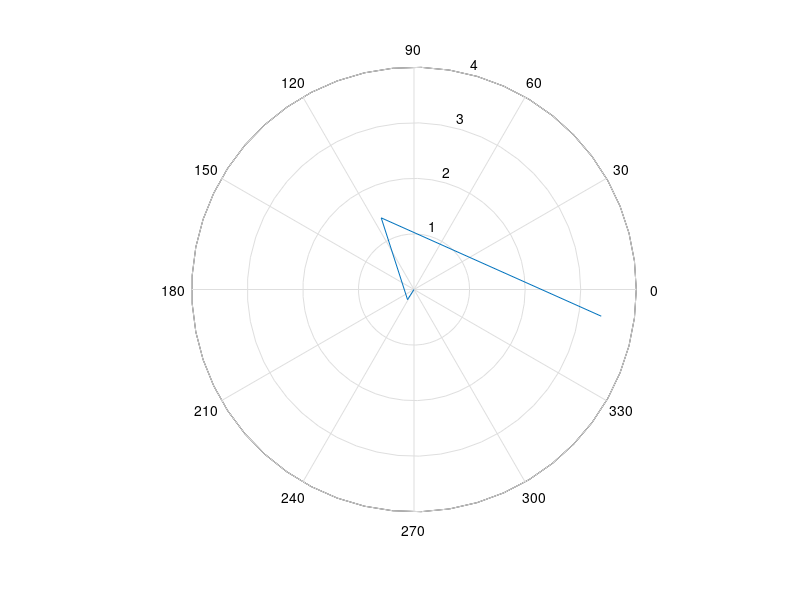

The MATLAB script that drew this image:
clear
theta = -pi:0,01:pi;
rho(1,:) = 2*sin(5*theta).^2;
rho(2,:) = cos(10*theta).^3;
rho(3,:) = sin(theta).^2;
rho(4,:) = 5* cos(3.5*theta).^3
for i = 1:4
    polar(theta, rho(i,:))
    pause(2)
    
end